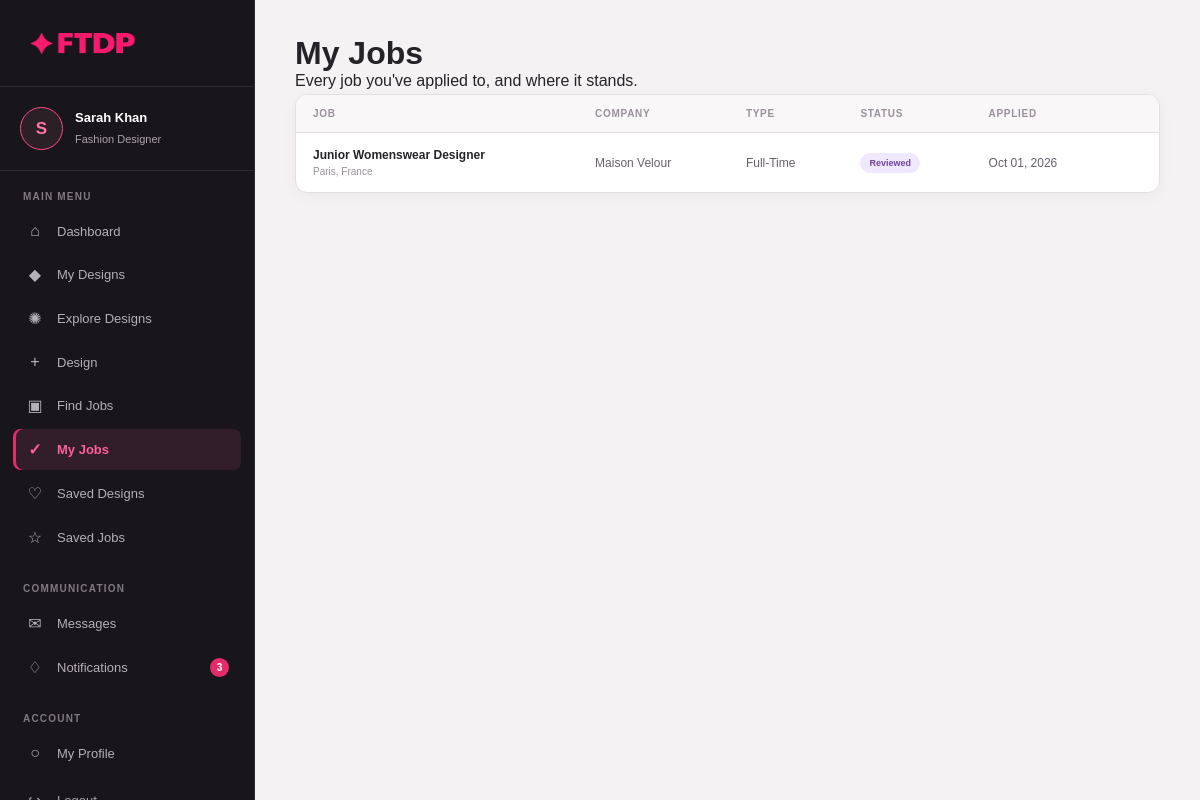
/frontend/pages/designer/my_jobs.php (signed in), run on the app's committed database.
### tables this page shows
CREATE TABLE job_applications (
id INT AUTO_INCREMENT PRIMARY KEY,

job_id INT NOT NULL,

designer_id INT NOT NULL,

cover_letter TEXT,

resume VARCHAR(255),

application_status ENUM(
'pending',
'reviewed',
'shortlisted',
'rejected',
'hired'
) DEFAULT 'pending',

applied_at TIMESTAMP DEFAULT CURRENT_TIMESTAMP,

FOREIGN KEY (job_id)
REFERENCES jobs(id)
ON DELETE CASCADE,

FOREIGN KEY (designer_id)
REFERENCES designers(id)
ON DELETE CASCADE,

UNIQUE KEY unique_application (
job_id,
designer_id
),

INDEX idx_applications_job_status (job_id, application_status, applied_at)
);

CREATE TABLE jobs (
id INT AUTO_INCREMENT PRIMARY KEY,

company_id INT NOT NULL,

title VARCHAR(200) NOT NULL,

description TEXT NOT NULL,

location VARCHAR(150),

salary VARCHAR(100),

employment_type ENUM(
'Full-Time',
'Part-Time',
'Internship',
'Contract',
'Freelance'
),

deadline DATE,

status ENUM('open','closed') NOT NULL DEFAULT 'open',

created_at TIMESTAMP DEFAULT CURRENT_TIMESTAMP,

FOREIGN KEY (company_id)
REFERENCES companies(id)
ON DELETE CASCADE,

INDEX idx_jobs_company_status (company_id, status)
);

CREATE TABLE companies (
id INT AUTO_INCREMENT PRIMARY KEY,

user_id INT NOT NULL,

company_name VARCHAR(150) NOT NULL,

industry VARCHAR(100),

website VARCHAR(255),

company_size VARCHAR(50),

location VARCHAR(150),

description TEXT,

FOREIGN KEY (user_id)
REFERENCES users(id)
ON DELETE CASCADE
);

### backend/designer/my_jobs.php (called while the page is built, shortened)
<?php
require_once __DIR__ . "/../config/config.php";
require_once __DIR__ . "/db_helpers.php";
$user_id     = (int) $_SESSION["user_id"];
$designer_id = getDesignerId($conn, $user_id);
$my_jobs_sql = "
    SELECT
        ja.id AS application_id,
        ja.application_status,
        ja.applied_at,
        j.title,
        j.location,
        j.employment_type,
        c.company_name
    FROM job_applications ja
    INNER JOIN jobs j
        ON j.id = ja.job_id
    INNER JOIN companies c
        ON c.id = j.company_id
    WHERE ja.designer_id = ?
    ORDER BY ja.applied_at DESC
";
$my_jobs_stmt = $conn->prepare($my_jobs_sql);
$my_jobs_stmt->bind_param(
    "i",
    $designer_id
);
$my_jobs_stmt->execute();
$my_jobs_result = $my_jobs_stmt->get_result();
$my_jobs_full_data = [];
while ($job = $my_jobs_result->fetch_assoc()) {
    $my_jobs_full_data[] = $job;
}
?>

### backend/designer/db_helpers.php (called while the page is built, shortened)
<?php
function getDesignerId(mysqli $conn, int $user_id): ?int
{
    $sql = "
        SELECT id
        FROM designers
        WHERE user_id = ?
        LIMIT 1
    ";
    $stmt = $conn->prepare($sql);
    $stmt->bind_param("i", $user_id);
    $stmt->execute();
    $result = $stmt->get_result();
    $row = $result->fetch_assoc();
    return $row ? (int) $row["id"] : null;
}
?>

### frontend/pages/designer/my_jobs.php (the view, shortened to what this page needs)
<?php
require_once __DIR__ . "/../../../backend/designer/my_jobs.php";
?>
<!DOCTYPE html>
<html lang="en">
<head>
    <link rel="stylesheet" href="../../css/designer_dashboard.css">
    <link rel="stylesheet" href="../../css/designer.css">
    <link rel="stylesheet" href="../../css/my_jobs.css">
</head>
<body>
<div class="designer-dashboard">
    <?php require_once __DIR__ . "/../../include/designer_sidebar.php"; ?>
    <main class="designer-main">
        <div class="page-heading">
            <h1>My Jobs</h1>
            <p>Every job you've applied to, and where it stands.</p>
        </div>
        <?php if (count($my_jobs_full_data) > 0): ?>
            <div class="dashboard-panel">
                <div class="jobs-table-container">
                    <table class="jobs-table">
                        <thead>
                            <tr>
                                <th>Job</th>
                                <th>Company</th>
                                <th>Type</th>
                                <th>Status</th>
                                <th>Applied</th>
                                <th></th>
                            </tr>
                        </thead>
                        <tbody>
                            <?php foreach ($my_jobs_full_data as $job): ?>
                                <tr>
                                    <td>
                                        <div class="job-name"><?= htmlspecialchars($job["title"]); ?></div>
                                        <?php if (!empty($job["location"])): ?>
                                            <div class="job-location"><?= htmlspecialchars($job["location"]); ?></div>
                                        <?php endif; ?>
                                    </td>
                                    <td><?= htmlspecialchars($job["company_name"]); ?></td>
                                    <td><?= htmlspecialchars($job["employment_type"] ?? "Not specified"); ?></td>
                                    <td>
                                        <span class="status-badge status-<?= strtolower($job["application_status"]); ?>">
                                            <?= htmlspecialchars(ucfirst($job["application_status"])); ?>
                                        </span>
                                    </td>
                                    <td><?= date("M d, Y", strtotime($job["applied_at"])); ?></td>
                                    <td>
                                    </td>
                                </tr>
                            <?php endforeach; ?>
                        </tbody>
                    </table>
                </div>
            </div>
        <?php endif; ?>
    </main>
</div>
</body>
</html>

### frontend/css/designer_dashboard.css (style rules this page uses)
:root { --pink: #e52b6a; --pink-dark: #c91d58; --pink-light: #ff75a3; --pink-border: #ff4b88; --pink-soft: #fff0f5; --pink-dark-soft: #321e28; --text: #252228; --light-text: #68616b; --muted: #999099; --border: #e4dfe3; --white: #ffffff; --dashboard-bg: #f5f2f4; }
* { margin: 0; padding: 0; box-sizing: border-box; }
html { scroll-behavior: smooth; }
body { font-family: Arial, Helvetica, sans-serif; background: var(--dashboard-bg); color: var(--text); }
.designer-dashboard { min-height: 100vh; display: flex; }
.designer-main { width: calc(100% - 255px); margin-left: 255px; padding: 35px 40px; }
.dashboard-panel { overflow: hidden; background: var(--white); border: 1px solid var(--border); border-radius: 12px; box-shadow: 0 4px 15px rgba(30, 25, 30, 0.04); }
.jobs-table-container { width: 100%; overflow-x: auto; }
.jobs-table { width: 100%; min-width: 650px; border-collapse: collapse; }
.jobs-table th { padding: 13px 17px; background: #faf7f9; border-bottom: 1px solid var(--border); color: var(--muted); font-size: 10px; font-weight: 700; letter-spacing: 0.7px; text-align: left; text-transform: uppercase; }
.jobs-table td { padding: 15px 17px; border-bottom: 1px solid var(--border); color: var(--light-text); font-size: 12px; }
.jobs-table tbody tr { transition: background 0.2s ease; }
.jobs-table tbody tr:last-child td { border-bottom: none; }
.job-name { margin-bottom: 4px; color: var(--text); font-weight: 600; }
.job-location { color: var(--muted); font-size: 10px; }
.status-badge { display: inline-block; padding: 5px 9px; border-radius: 20px; font-size: 9px; font-weight: 700; text-transform: capitalize; }
.status-reviewed { background: #f0e8ff; color: #70449f; }

### frontend/css/designer.css (style rules this page uses)
:root { --sidebar-bg: #18161b; --sidebar-border: #2d2930; --sidebar-hover: #292129; --sidebar-active: #321e28; --pink: #e52b6a; --pink-light: #ff75a3; --pink-border: #ff4b88; --sidebar-text: #b5afb7; --sidebar-muted: #817982; --sidebar-white: #ffffff; }

### frontend/css/my_jobs.css (style rules this page uses)
.designer-main .dashboard-panel { margin-top: 4px; }

### data on the page
job_applications: job.title "Junior Womenswear Designer", job.location "Paris, France", companies.company_name "Maison Velour", job.employment_type "Full-Time", application_status "Reviewed", applied_at "Oct 01, 2026"

### other printed values
mb_substr($user_name, 0, 1) "S"
$user_name "Sarah Khan"
$sb_unread_notifications ?: "" "3"
